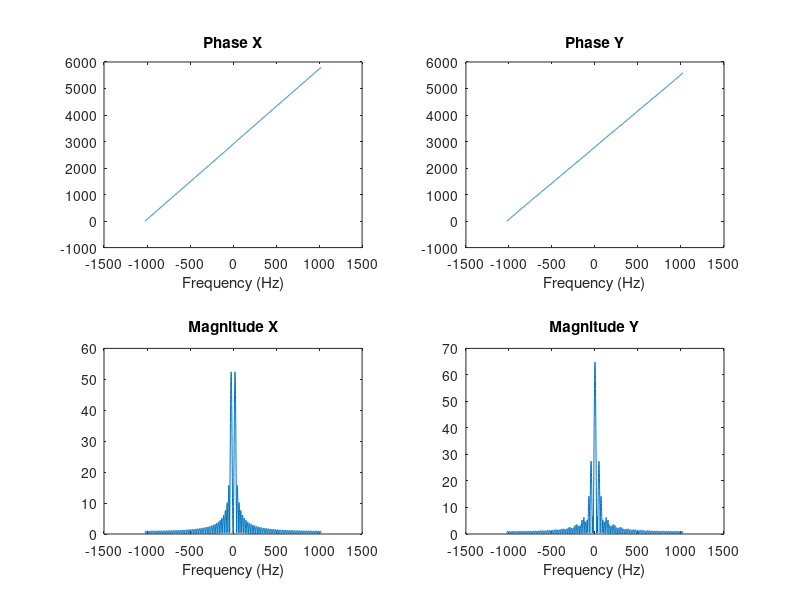

MATLAB code for this plot: (Note: this script raises an error after producing the figure.)
%% Homework 1 MATLAB
%Preclean
clear;
clc;
close all;

%% Number 6
% Uncomment to get user input for other T and N
%period = 'Input a period: '; 
%T = input(period);
%samples = 'Input number of samples: ';
%N = input(samples);

%Demo values
T = 1;
N = 2048;

%From demo
f_s = N/T;
t = linspace(-10,10,N);
w_d = linspace(-pi,pi,N);
f = w_d*f_s/(2*pi); %wd = 2*pi*f/fs

%rect-like function to get 0 everywhere else
rect = t;
rect(rect>T|rect<0) = 0;
zero_elsewhere = find(rect == 0);
rect(rect > 0) = 1; %set to 1 so when multiplied it keeps one period the same, otherwise 0

x = cos(2*pi*f_s*t);
x(zero_elsewhere) = 0;

%new rect to account for shifting left 3 from x to y
a = t-3;
rect_y = a;
rect_y(rect_y>T|rect_y<0) = 0;
zero_elsewhere_y = find(rect_y == 0);
rect_y(rect_y > 0) = 1;

%y = abs(cos(2*pi*f_s*(t+3)));
x_of_t_plus_3 = cos(2*pi*f_s*a); 
y = abs(x_of_t_plus_3);
y(zero_elsewhere) = 0;

Y = fft(y.*rect);
X = fft(x.*rect);
Ys = fftshift(Y);
Xs = fftshift(X);

% Plots of magnitude and phase
% Unwrapped phase
figure;
subplot(2,2,1);
plot(f,unwrap(angle(Xs)));
title('Phase X');
xlabel('Frequency (Hz)');

subplot(2,2,2);
plot(f,unwrap(angle(Ys)));
title('Phase Y');
xlabel('Frequency (Hz)');

subplot(2,2,3);
plot(f,abs(Xs));
title('Magnitude X');
xlabel('Frequency (Hz)');

subplot(2,2,4);
plot(f,abs(Ys));
title('Magnitude Y');
xlabel('Frequency (Hz)');

sgtitle('Number 6 plots');
%% Number 5 
%find shifted frequency range and calculate norm of Fourier over it
new_indicies = find(f > (-f_s/2) & f < (f_s/2));
norm_a = (sum(abs(X(new_indicies).^2))) * (T/N);
norm_b = (sum(abs(Xs(new_indicies).^2))) * (T/N);
%norm a == norm b
%I think I have to scale x or X by something to get the 1/2 that comes from cos that you mentioned but I am not sure what
%% Number 7
z = y .* cos(64*pi*t + pi/3); % theta = pi/3
Z = fft(z);
Zs = fftshift(Z);

%Plots
figure;
subplot(2,2,1);
plot(f,abs(Zs));
title('Magnitude Z');
xlabel('Frequency (Hz)');

subplot(2,2,2);
plot(f,unwrap(angle(Zs)));
title('Phase Z');
xlabel('Frequency (Hz)');

subplot(2,2,3);
plot(f,unwrap(angle(Ys)));
title('Phase Y');
xlabel('Frequency (Hz)');

subplot(2,2,4);
plot(f,abs(Ys));
title('Magnitude Y');
xlabel('Frequency (Hz)');

sgtitle('Number 7 plots');

f_pass = f_s/2;

figure;
bandpass(z, [f_pass/4 f_pass/2], f_s);
title('Bandpass');
xlabel('Frequency (Hz)');

%baseband signal is lowpass signal
figure;
baseband_signal = lowpass(z, f_pass/2, f_s); %this applies inphase and quadrature multiplication to original y signal
plot(f,baseband_signal);
title('Baseband');
xlabel('Frequency (Hz)');
%% Number 8
H_x_f = hilbertF_trans(x, f); %Call to hilbert_trans function which is my hilbert implementation in freq domain
H_y_f = hilbertF_trans(y, f);
H_z_f = hilbertF_trans(z, f);

H_x_t = hilbertT_trans((H_x_f)); %Call to hilbert_trans function which is ifft of freq domain version
H_y_t = hilbertT_trans((H_y_f));
H_z_t = hilbertT_trans((H_z_f));

%plots
figure;
subplot(3,2,1);
plot(f, abs(H_x_f));
title('Hilbert Transform x, frequency domain');
xlabel('Frequency (Hz)');

subplot(3,2,2);
plot(t, abs(H_x_t));
title('Hilbert Transform x, time domain');
xlabel('time');

subplot(3,2,3);
plot(f, abs(H_y_f));
title('Hilbert Transform y, frequency domain');
xlabel('Frequency (Hz)');

subplot(3,2,4);
plot(a, abs(H_y_t));
title('Hilbert Transform y, time domain');
xlabel('time');

subplot(3,2,5);
plot(f, abs(H_z_f));
title('Hilbert Transform z, frequency domain');
xlabel('Frequency (Hz)');

subplot(3,2,6);
plot(a, abs(H_z_t));
title('Hilbert Transform z, time domain');
xlabel('time');

A = dot(x, real(H_x_t)); %Real part is close to 0 for A, B and C
B = dot(y, real(H_y_t)); %The dot product is 0, with roundoff, so they are orthogonal
C = dot(z, real(H_z_t)); %This is what hilbert transform does since it is a rotation by 90 degrees. 

%check if x,y,z were properly written since y and z depend on x
%figure;
%plot(t, x);
%figure;
%plot(a, y);
%figure;
%plot(a, z);